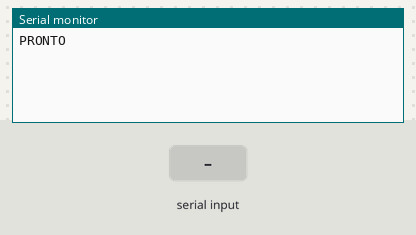
This sketch was run on a simulated Arduino Uno, built with avr-gcc and run on an emulated ATmega328P. On the bench: the last lines printed to the serial monitor. The inputs (shaded band) are chosen by the test bench.

Above: at 1.2 s.
1.3 s: "1" received over the second serial link
At 2.2 s:
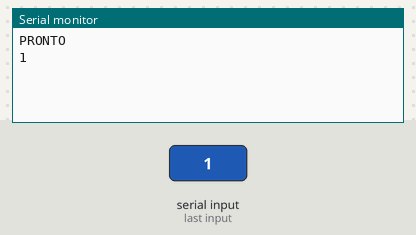
2.8 s: "0" received over the second serial link
At 3.3 s:
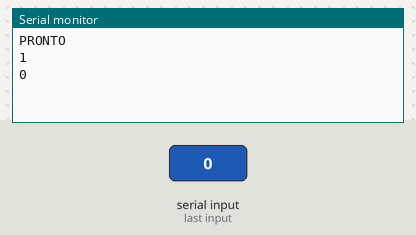
4.3 s: "2" received over the second serial link
At 5.7 s:
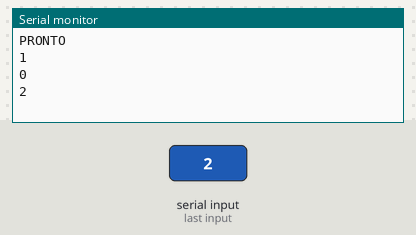

The sketch:

V1.0.ino
```cpp
#include <SoftwareSerial.h>

SoftwareSerial bluetooth(5, 6); // RX, TX
char b1;

void setup()
{
  bluetooth.begin(9600);
  Serial.begin(9600);
  Serial.println("PRONTO");
}

void loop()
{// Lê os dados do bluetooth
  if (bluetooth.available()>0)
  { // Se existem dados para leitura
    b1 = bluetooth.read(); //Variável para armazenar o dado atual
    Serial.println(b1); //Printa o comando
  }
}
```

Measured:
- after the input at 1.3 s, the serial monitor: prints a new line at once (image 1)
- after the input at 2.8 s, the serial monitor: prints a new line at once (image 2)
- after the input at 4.3 s, the serial monitor: prints a new line at once (image 3)
